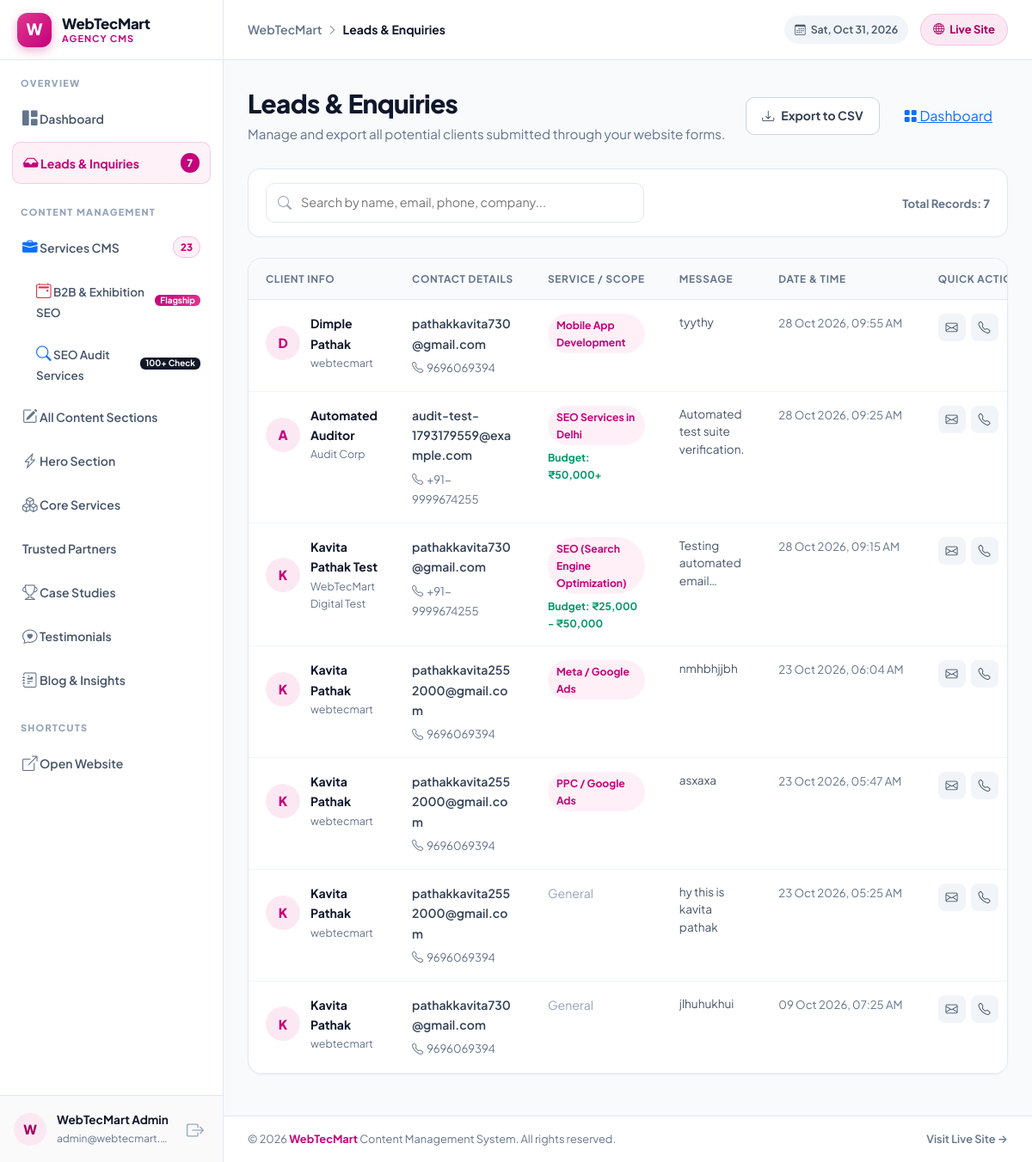
Screenshot of /admin/leads.php (signed in) with the database file from the repository.
### tables this page shows
CREATE TABLE leads (
            id INTEGER PRIMARY KEY AUTOINCREMENT,
            name TEXT NOT NULL,
            email TEXT NOT NULL,
            phone TEXT,
            company TEXT,
            service TEXT,
            budget TEXT,
            message TEXT,
            created_at DATETIME DEFAULT CURRENT_TIMESTAMP
        );

### config.php (called while the page is built, shortened)
<?php
function db(): PDO
{
    static $pdo;
    if ($pdo instanceof PDO) {
        return $pdo;
    }
    $pdo = new PDO('sqlite:' . DB_PATH);
    $pdo->setAttribute(PDO::ATTR_ERRMODE, PDO::ERRMODE_EXCEPTION);
    $pdo->setAttribute(PDO::ATTR_DEFAULT_FETCH_MODE, PDO::FETCH_ASSOC);
    return $pdo;
}
function e(string $value): string
{
    return htmlspecialchars($value ?? '', ENT_QUOTES, 'UTF-8');
}

### admin/leads.php (the view, shortened to what this page needs)
<?php
require_once __DIR__ . '/../config.php';
$leads = db()->query('SELECT * FROM leads ORDER BY created_at DESC')->fetchAll();
$initial = static function (string $name): string {
    $name = trim($name);
    if ($name === '') return '?';
    return function_exists('mb_strtoupper') ? mb_strtoupper(mb_substr($name, 0, 1)) : strtoupper(substr($name, 0, 1));
};
require_once __DIR__ . '/templates/header.php';
?>
<div class="leads-header-row">
    <div>
        <h1>Leads &amp; Enquiries</h1>
        <p>Manage and export all potential clients submitted through your website forms.</p>
    </div>
    <div style="display: flex; gap: 10px;">
        <a href="/admin/leads.php?export=csv" class="leads-export-btn">
            <i class="bi bi-download"></i> Export to CSV
        </a>
        <a href="/admin/dashboard.php" class="dash-action-btn primary" style="padding: 9px 18px; border-radius: 10px;">
            <i class="bi bi-grid-fill"></i> Dashboard
        </a>
    </div>
</div>
<div class="leads-toolbar">
    <div class="leads-search-box">
        <input type="text" id="leadSearch" class="leads-search-input" placeholder="Search by name, email, phone, company..." aria-label="Search leads">
    </div>
    <div>
        <span style="font-size: 0.825rem; font-weight: 700; color: #64748B;">Total Records: <strong><?= count($leads) ?></strong></span>
    </div>
</div>
<div class="leads-card">
    <?php if (empty($leads)): ?>
        <div style="padding: 60px 24px; text-align: center;">
            <div style="width: 64px; height: 64px; border-radius: 20px; background: #FFF0F7; color: #C4007A; display: inline-flex; align-items: center; justify-content: center; font-size: 1.8rem; margin-bottom: 14px;">
                <i class="bi bi-inbox"></i>
            </div>
            <h3 style="font-size: 1.1rem; font-weight: 800; color: #0F172A; margin: 0 0 6px;">No leads recorded yet</h3>
            <p style="font-size: 0.9rem; color: #64748B; margin: 0;">Whenever visitors submit a proposal or consultation form, they will appear here instantly.</p>
        </div>
    <?php else: ?>
        <div class="table-responsive leads-desktop-table">
            <table class="leads-table" id="leadsTable">
                <thead>
                    <tr>
                        <th>Client Info</th>
                        <th>Contact Details</th>
                        <th>Service / Scope</th>
                        <th>Message</th>
                        <th>Date &amp; Time</th>
                        <th>Quick Actions</th>
                    </tr>
                </thead>
                <tbody>
                    <?php foreach ($leads as $l):
                        $searchText = strtolower(implode(' ', [
                            $l['name'] ?? '',
                            $l['email'] ?? '',
                            $l['phone'] ?? '',
                            $l['company'] ?? '',
                            $l['service'] ?? '',
                            $l['message'] ?? ''
                        ]));
                    ?>
                        <tr class="lead-row" data-search="<?= e($searchText) ?>">
                            <td>
                                <div style="display: flex; align-items: center; gap: 12px;">
                                    <div class="leads-avatar-circle"><?= e($initial((string) $l['name'])) ?></div>
                                    <div>
                                        <div style="font-weight: 700; color: #0F172A;"><?= e($l['name']) ?></div>
                                        <?php if (!empty($l['company'])): ?>
                                            <div style="font-size: 0.78rem; color: #64748B;"><?= e($l['company']) ?></div>
                                        <?php endif; ?>
                                    </div>
                                </div>
                            </td>
                            <td>
                                <div>
                                    <a href="mailto:<?= e($l['email']) ?>" style="color: #334155; text-decoration: none; font-weight: 600;">
                                        <?= e($l['email']) ?>
                                    </a>
                                </div>
                                <?php if (!empty($l['phone'])): ?>
                                    <div style="margin-top: 4px;">
                                        <a href="tel:<?= e($l['phone']) ?>" style="color: #64748B; text-decoration: none; font-size: 0.825rem;">
                                            <i class="bi bi-telephone me-1"></i><?= e($l['phone']) ?>
                                        </a>
                                    </div>
                                <?php endif; ?>
                            </td>
                            <td>
                                <?php if (!empty($l['service'])): ?>
                                    <span class="lead-tag"><?= e($l['service']) ?></span>
                                <?php else: ?>
                                    <span style="color: #94A3B8;">General</span>
                                <?php endif; ?>
                                <?php if (!empty($l['budget'])): ?>
                                    <div style="font-size: 0.76rem; color: #059669; font-weight: 700; margin-top: 4px;">
                                        Budget: <?= e($l['budget']) ?>
                                    </div>
                                <?php endif; ?>
                            </td>
                            <td>
                                <div style="max-width: 280px; font-size: 0.85rem; color: #475569; line-height: 1.5; display: -webkit-box; -webkit-line-clamp: 3; -webkit-box-orient: vertical; overflow: hidden;">
                                    <?= !empty($l['message']) ? e($l['message']) : '<span style="color:#94A3B8">—</span>' ?>
                                </div>
                            </td>
                            <td style="white-space: nowrap; color: #64748B; font-size: 0.825rem;">
                                <?= date('d M Y, h:i A', strtotime($l['created_at'])) ?>
                            </td>
                            <td>
                                <div style="display: flex; gap: 6px;">
                                    <a href="mailto:<?= e($l['email']) ?>" class="lead-action-icon" title="Send Email">
                                        <i class="bi bi-envelope"></i>
                                    </a>
                                    <?php if (!empty($l['phone'])): ?>
                                        <a href="tel:<?= e($l['phone']) ?>" class="lead-action-icon" title="Call">
                                            <i class="bi bi-telephone"></i>
                                        </a>
                                    <?php endif; ?>
                                </div>
                            </td>
                        </tr>
                    <?php endforeach; ?>
                </tbody>
            </table>
        </div>
    <?php endif; ?>
</div>
<?php require_once __DIR__ . '/templates/footer.php'; ?>

### assets/css/typography.css (style rules this page uses)
:root { --font-family-base: 'Plus Jakarta Sans', -apple-system, BlinkMacSystemFont, 'Segoe UI', Roboto, Arial, sans-serif; --font-size-h1: clamp(2rem, 1.3rem + 2.3vw, 3.25rem); --font-size-h2: clamp(1.5rem, 1.2rem + 1vw, 2.25rem); --font-size-h3: clamp(1.15rem, 1rem + 0.35vw, 1.4rem); --font-size-h4: 1.15rem; --font-size-h5: 1.05rem; --font-size-h6: 1rem; --font-size-body: 1rem; --line-height-heading: 1.25; --line-height-body: 1.65; }
*, *::before, *::after { font-family: var(--font-family-base); }
body { font-size: var(--font-size-body); line-height: var(--line-height-body); }
h1, h2, h3, h4, h5, h6 { margin-top: 0; font-weight: 700; line-height: var(--line-height-heading); letter-spacing: -0.015em; overflow-wrap: break-word; }
h1 { font-size: var(--font-size-h1); }
p { margin-top: 0; font-size: var(--font-size-body); line-height: var(--line-height-body); font-weight: 400; overflow-wrap: break-word; }
a { overflow-wrap: anywhere; }
button, input, select, textarea { font-family: var(--font-family-base); }

### assets/css/design-system.css (style rules this page uses)
:root { --wtm-primary: #C4007A; --wtm-primary-dark: #A3005F; --wtm-primary-deep: #780045; --wtm-primary-light: #E0398F; --wtm-primary-soft: #FFF0F7; --wtm-primary-tint: #FCE8F3; --wtm-primary-glow: rgba(196, 0, 122, 0.18); --wtm-primary-rgb: 196, 0, 122; --wtm-bg: #FBF8F1; --wtm-bg-alt: #F6EFE9; --wtm-surface: #FFFFFF; --wtm-surface-muted: #F8FAFC; --wtm-surface-elevated: #FFFFFF; --wtm-border: #F1F4F8; --wtm-border-strong: #E2E8F0; --wtm-border-pink: rgba(196, 0, 122, 0.14); --wtm-text-headline: #111827; --wtm-text-body: #4B5563; --wtm-text-muted: #6B7280; --wtm-text-light: #9CA3AF; --wtm-text-inverse: #FFFFFF; --wtm-accent-gold: #F59E0B; --wtm-accent-emerald: #10B981; --wtm-accent-indigo: #6366F1; --wtm-grad-primary: linear-gradient(135deg, #C4007A 0%, #E0398F 100%); --wtm-grad-dark: linear-gradient(135deg, #A3005F 0%, #C4007A 100%); --wtm-grad-soft: linear-gradient(135deg, #FFF0F7 0%, #FFFFFF 100%); --wtm-grad-surface: linear-gradient(180deg, #FFFFFF 0%, #FDFBF7 100%); --wtm-grad-mesh: radial-gradient(at 0% 0%, rgba(196, 0, 122, 0.08) 0px, transparent 50%), radial-gradient(at 100% 100%, rgba(224, 57, 143, 0.06) 0px, transparent 50%); --wtm-shadow-xs: 0 1px 2px rgba(0, 0, 0, 0.04); --wtm-shadow-sm: 0 2px 8px -1px rgba(0, 0, 0, 0.06), 0 1px 3px rgba(0, 0, 0, 0.04); --wtm-shadow-md: 0 8px 24px -4px rgba(0, 0, 0, 0.06), 0 2px 6px -1px rgba(0, 0, 0, 0.03); --wtm-shadow-lg: 0 20px 35px -8px rgba(17, 24, 39, 0.08), 0 6px 12px -2px rgba(17, 24, 39, 0.03); --wtm-shadow-xl: 0 28px 50px -12px rgba(17, 24, 39, 0.12); --wtm-shadow-glow: 0 12px 30px -6px rgba(196, 0, 122, 0.3); --wtm-shadow-card-hover: 0 22px 42px -10px rgba(196, 0, 122, 0.14), 0 0 0 1px rgba(196, 0, 122, 0.16); --wtm-radius-sm: 8px; --wtm-radius-md: 14px; --wtm-radius-lg: 20px; --wtm-radius-xl: 26px; --wtm-radius-pill: 9999px; --wtm-ease-spring: cubic-bezier(0.16, 1, 0.3, 1); --wtm-ease-smooth: cubic-bezier(0.4, 0, 0.2, 1); --wtm-duration-fast: 0.2s; --wtm-duration-normal: 0.35s; --wtm-duration-slow: 0.6s; }
html { scroll-behavior: smooth; -webkit-text-size-adjust: 100%; overflow-x: clip; }
body { background-color: var(--wtm-bg); color: var(--wtm-text-headline); font-family: 'Plus Jakarta Sans', -apple-system, BlinkMacSystemFont, 'Segoe UI', Roboto, sans-serif; line-height: 1.65; overflow-x: clip; width: 100%; }

### admin/templates/header.php (style rules this page uses)
:root { --adm-sidebar-w: 260px; --adm-topbar-h: 70px; --adm-brand: #C4007A; --adm-brand-dark: #A3005F; --adm-brand-soft: #FCE8F3; --adm-bg: #F8FAFC; --adm-surface: #FFFFFF; --adm-border: #E2E8F0; --adm-text: #0F172A; --adm-muted: #64748B; }
*, *::before, *::after { box-sizing: border-box; }
body { margin: 0; background: var(--adm-bg); color: var(--adm-text); font-family: 'Plus Jakarta Sans', system-ui, -apple-system, sans-serif; -webkit-font-smoothing: antialiased; min-height: 100vh; }

### rows the page displays
leads: name "D", name "Dimple Pathak", company "webtecmart", email "pathakkavita730@gmail.com", phone "9696069394", service "Mobile App Development", message "tyythy", created_at "28 Oct 2026, 09:55 AM"
leads: name "A", name "Automated Auditor", company "Audit Corp", email "audit-test-1793179559@example.com", phone "+91-9999674255", service "SEO Services in Delhi", budget "₹50,000+", message "Automated test suite verification.", created_at "28 Oct 2026, 09:25 AM"
leads: name "K", name "Kavita Pathak Test", company "WebTecMart Digital Test", email "pathakkavita730@gmail.com", phone "+91-9999674255", service "SEO (Search Engine Optimization)", budget "₹25,000 - ₹50,000", message "Testing automated…", created_at "28 Oct 2026, 09:15 AM"
leads: name "K", name "Kavita Pathak", company "webtecmart", email "pathakkavita2552000@gmail.com", phone "9696069394", service "Meta / Google Ads", message "nmhbhjjbh", created_at "23 Oct 2026, 06:04 AM"
leads: name "K", name "Kavita Pathak", company "webtecmart", email "pathakkavita2552000@gmail.com", phone "9696069394", service "PPC / Google Ads", message "asxaxa", created_at "23 Oct 2026, 05:47 AM"
leads: name "K", name "Kavita Pathak", company "webtecmart", email "pathakkavita2552000@gmail.com", phone "9696069394", service "General", message "hy this is kavita pathak", created_at "23 Oct 2026, 05:25 AM"
leads: name "K", name "Kavita Pathak", company "webtecmart", email "pathakkavita730@gmail.com", phone "9696069394", service "General", message "jlhuhukhui", created_at "09 Oct 2026, 07:25 AM"

### other values shown
$totalLeadsCount "7"
$totalServicesCount "23"
substr(trim($adminName), 0, 1) "W"
$adminName "WebTecMart Admin"
$adminEmail "admin@webtecmart.…"
$currentPageTitle "Leads & Enquiries"
count($leads) "7"
